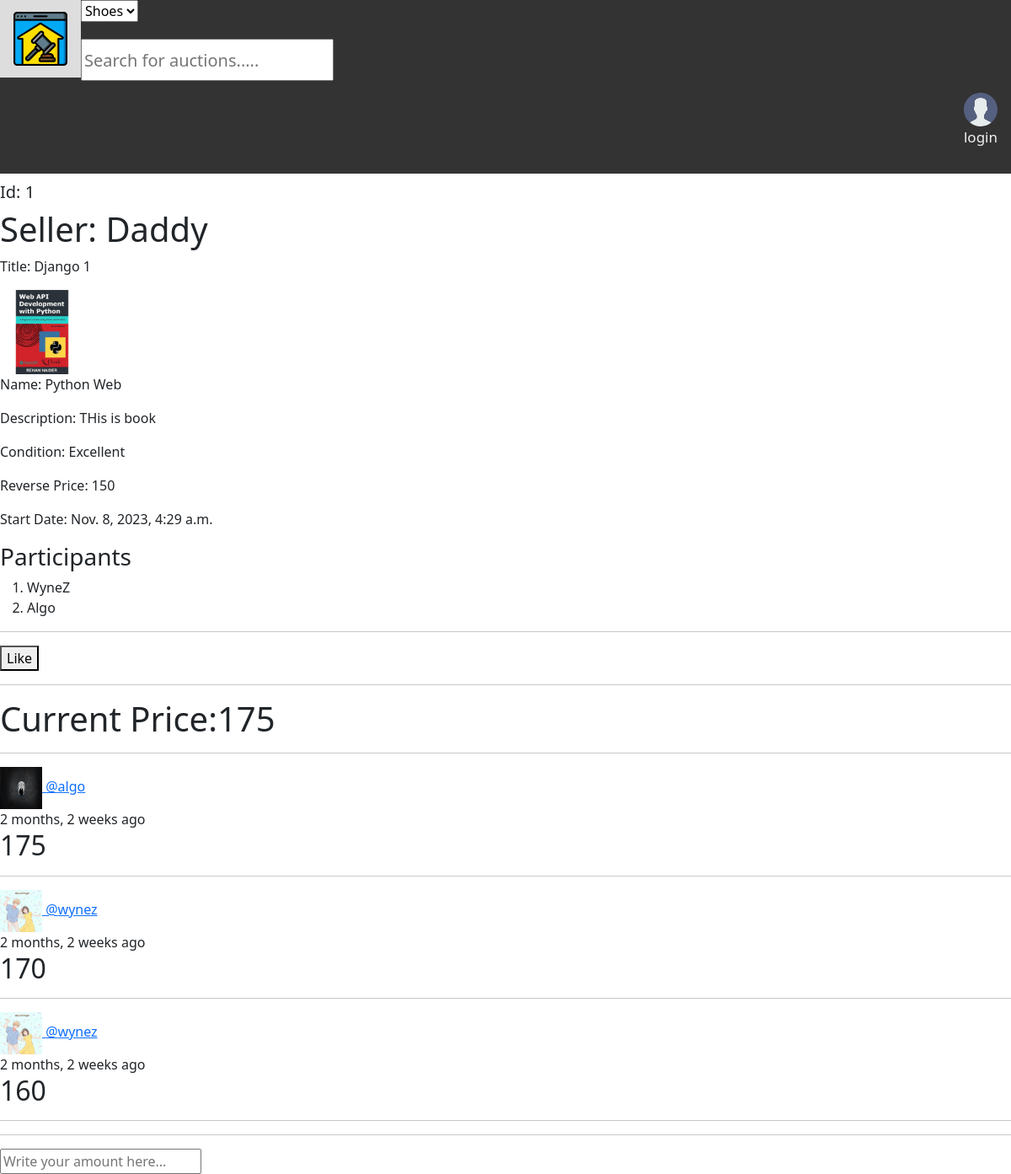
The page /item_detail/1 on the database as committed earlier.
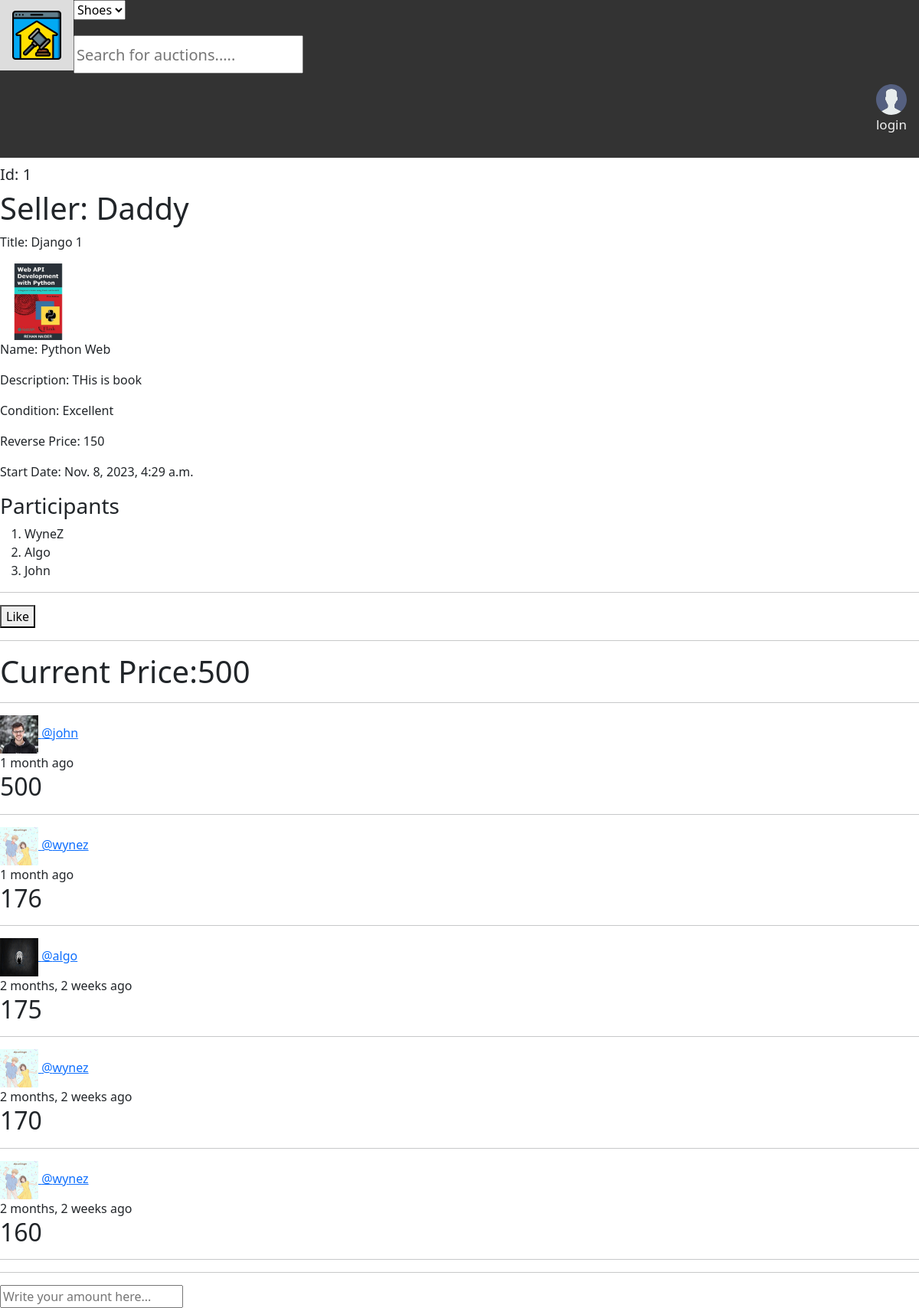
The same page on the database as committed later.
### app_reg_login/models.py (models this page shows, shortened)
class Item(models.Model):
    seller = models.ForeignKey(User, on_delete=models.SET_NULL, null=True)
    participants = models.ManyToManyField(User, related_name='participants', blank=True)
    liked_users = models.ManyToManyField(User, related_name='liked_users', blank=True)
    like_count = models.IntegerField(default=0)
    title = models.CharField(max_length=100, null=False)
    category = models.CharField(max_length=100, null=True)
    item_name = models.CharField(max_length=200, null=False)
    description = models.TextField(null=True, blank=True)
    reverse_price = models.IntegerField(null=False)
    highest_price = models.IntegerField(null=True, default=0)
    item_condition = models.CharField(max_length=100, null=True, blank=False)
    start_date = models.DateTimeField(auto_now_add=True)
    class Meta:
        ordering = ['-start_date']

class User(AbstractUser):
    name = models.CharField(max_length=200, null=True)
    email = models.EmailField(unique=True, null=True)
    phone = models.CharField(max_length=11)
    address = models.CharField(max_length=200, null=True)
    registered_date = models.DateTimeField(auto_now_add=True)
    avatar = models.ImageField(null=True, default="avatar.svg")
    USERNAME_FIELD = 'email'
    REQUIRED_FIELDS = ['username']

class ImageTable(models.Model):
    item = models.ForeignKey(Item, on_delete=models.CASCADE)
    image_url = models.ImageField(upload_to='images/', null=False)

class Bids(models.Model):
    bidder = models.ForeignKey(User, on_delete=models.CASCADE)
    item = models.ForeignKey(Item, on_delete=models.CASCADE)
    amount = models.IntegerField(null=False)
    created = models.DateTimeField(auto_now_add=True)
    class Meta:
        ordering = ['-created']

### app_reg_login/views.py (the view, shortened to what this page needs)
# urls.py: path('item_detail/<str:pk>', views.item_detail, name="item_detail"),
def item_detail(request, pk):
    item = Item.objects.get(id=pk)
    images = ImageTable.objects.filter(item=item)
    item_bids = item.bids_set.all()
    participants = item.participants.all()
    print("167 Auctioneers:", participants, type(participants))
    if item.highest_price == 0:
        item.highest_price = item.reverse_price
    context = {'item': item, 'images': images, 'bids': item_bids, 'participants': participants}
    return render(request, 'app_reg_login/item_details.html', context)

### app_reg_login/templates/app_reg_login/item_details.html (shortened to what this page needs)
{% extends 'base.html' %}
{% block content %}
    <h5>Id: {{ item.id }}</h5>
    <h1>Seller: {{ item.seller.name }}</h1>
    <p>Title: {{ item.title }}</p>
    {% for image in images %}
        <img src="{{ image.image_url.url }}" style="width: 100px; height: 100px">
    {% endfor %}
    <p>Name: {{ item.item_name }}</p>
    <p>Description: {{ item.description }}</p>
    <p>Condition: {{ item.item_condition }}</p>
    <p>Reverse Price: {{ item.reverse_price }}</p>
    <p>Start Date: {{ item.start_date }}</p>
    <h3>Participants</h3>
    <ol>
        {% for participant in participants %}
            <li>{{ participant.name }}</li>
        {% endfor %}
    </ol>
    <hr>
    <a href="">
        <button>Like</button>
    </a>
    <hr>
    <h1>Current Price:{{ item.highest_price }}</h1>
    <hr>
    {% for bid in bids %}
        <a href="{% url 'profile' bid.bidder.id %}">
            <img src="{{ bid.bidder.avatar.url }}" style="width: 50px; height: 50px">
            <span>@{{ bid.bidder.username }}</span>
        </a><br>
        <span>{{ bid.created|timesince }} ago</span><br>
        <h2>{{ bid.amount }}</h2>
        <hr>
    {% endfor %}
    <hr>
    {% if request.user != item.seller %}
    	<form action="" method="POST">
            <input type="number" name="amount" placeholder="Write your amount here..." />
        </form>
    {% endif %}
{% endblock %}

### templates/base.html (shortened to what this page needs)
<!DOCTYPE html>
{% load static %}
<html lang="en">
    <head>
        <link rel="stylesheet" href="https://maxcdn.bootstrapcdn.com/bootstrap/4.5.2/css/bootstrap.min.css">
        <link href="https://cdn.jsdelivr.net/npm/bootstrap@5.3.2/dist/css/bootstrap.min.css" rel="stylesheet">
    </head>
    <body>
        {% include 'navbar.html' %}
        {% block content %}
        {% endblock %}
    </body>
</html>

### templates/navbar.html (shortened to what this page needs)
{% load static %}
    <head>
        <div class="topnav">
            <a id='home_logo' href="{% url 'home' %}">
                <img src="{% static 'images/icons/auction_logo1.png' %}"/>
            </a>
            <select>
                <option value="{% url 'home' %}">Shoes</option>
            </select>
            <form action="{% url 'search_item' %}">
                <input name='sItem' style="height: 50px; width: 300px; font-size: 20px; margin-top: 20px" placeholder="Search for auctions..... ">
            </form>
            {% if request.user.is_authenticated %}
                <a href="{% url 'profile' request.user.id %}">
                    <img width="50px" height="50px" src="{{ request.user.avatar.url }}"/>
                    <p>{{ request.user.name }}</p>
                </a>
                <a href="{% url 'sell' %}">
                    <p>SELL</p>
                </a>
            {% else %}
                <a href="{% url 'login' %}">
                    <img src="{% static 'images/avatar.svg' %}"/>
                    <p>login</p>
                </a>
            {% endif %}
        </div>
    </head>

### templates/navbar.html (style rules this page uses)
.topnav { background-color: #333; overflow: hidden; margin-bottom: 10px; }
#home_logo { float: left; }
.topnav a { float: right; color: #f2f2f2; text-align: center; padding: 14px 16px; text-decoration: none; font-size: 17px; align-self: center; }

Rows that differ between the two databases and show on the page:
changed Item "Django 1": highest_price "175" → "500"
added User: name "John"
added Bids: bidder.avatar (picture), bidder.username "john", created "1 month", amount "500"
added Bids: bidder.avatar (picture), bidder.username "wynez", created "1 month", amount "176"
